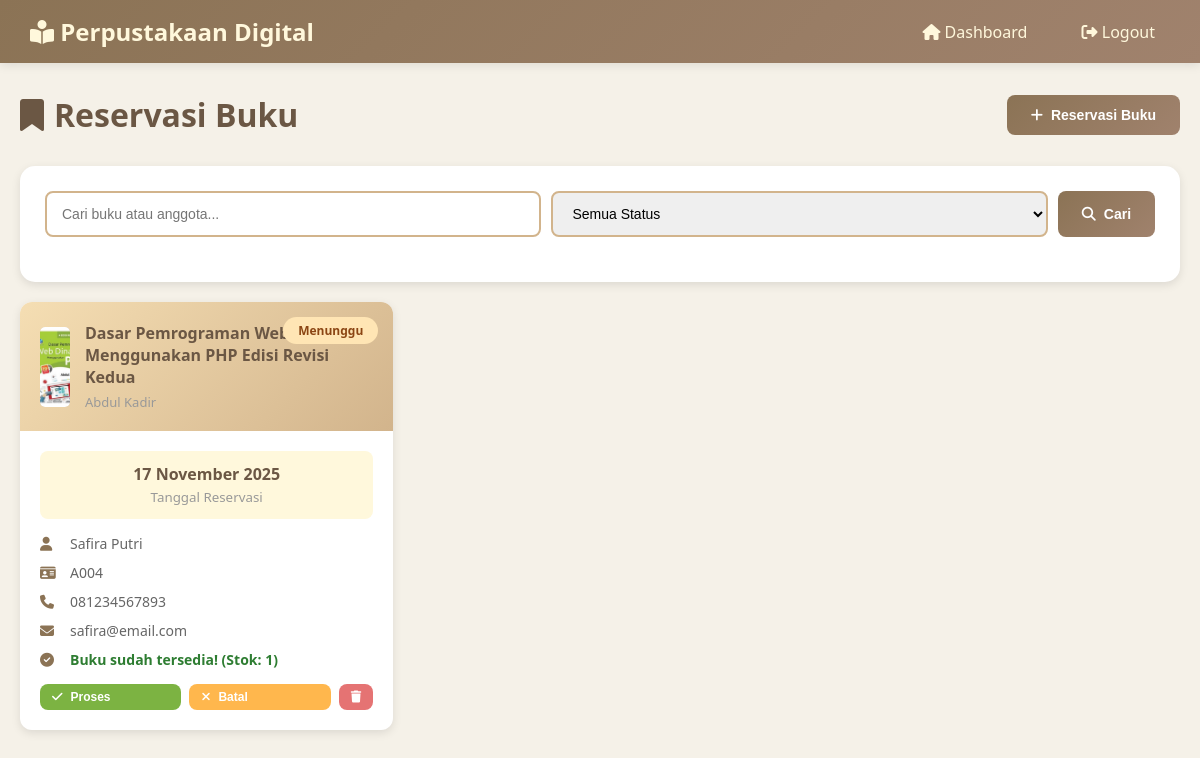
/reservasi.php (signed in), run on the app's committed database.
### tables this page shows
CREATE TABLE `reservasi` (
  `id_reservasi` int(11) NOT NULL,
  `id_anggota` int(11) NOT NULL,
  `id_buku` int(11) NOT NULL,
  `tanggal_reservasi` timestamp NOT NULL DEFAULT current_timestamp(),
  `status` enum('menunggu','diproses','dibatalkan') DEFAULT 'menunggu'
);

CREATE TABLE `buku` (
  `id_buku` int(11) NOT NULL,
  `isbn` varchar(20) DEFAULT NULL,
  `judul` varchar(200) NOT NULL,
  `pengarang` varchar(100) NOT NULL,
  `penerbit` varchar(100) DEFAULT NULL,
  `tahun_terbit` year(4) DEFAULT NULL,
  `id_kategori` int(11) DEFAULT NULL,
  `jumlah_halaman` int(11) DEFAULT NULL,
  `stok` int(11) DEFAULT 0,
  `cover_buku` varchar(255) DEFAULT NULL,
  `deskripsi` text DEFAULT NULL,
  `created_at` timestamp NOT NULL DEFAULT current_timestamp()
);

CREATE TABLE `anggota` (
  `id_anggota` int(11) NOT NULL,
  `nomor_anggota` varchar(20) NOT NULL,
  `nama_lengkap` varchar(100) NOT NULL,
  `jenis_kelamin` enum('L','P') NOT NULL,
  `alamat` text DEFAULT NULL,
  `no_telepon` varchar(15) DEFAULT NULL,
  `email` varchar(100) DEFAULT NULL,
  `tanggal_daftar` date NOT NULL,
  `foto_anggota` varchar(255) DEFAULT NULL,
  `status` enum('aktif','nonaktif') DEFAULT 'aktif'
);

### reservasi.php (the view, shortened to what this page needs)
<?php
require_once 'config.php';
$search = isset($_GET['search']) ? clean_input($_GET['search']) : '';
$query = "SELECT r.*,
          b.judul, b.pengarang, b.cover_buku, b.stok,
          a.nomor_anggota, a.nama_lengkap, a.no_telepon, a.email
          FROM reservasi r
          JOIN buku b ON r.id_buku = b.id_buku
          JOIN anggota a ON r.id_anggota = a.id_anggota
          WHERE 1=1";
$query .= " ORDER BY r.tanggal_reservasi DESC";
$result = mysqli_query($conn, $query);
?>
<!DOCTYPE html>
<html lang="id">
<head>
    <link href="https://cdnjs.cloudflare.com/ajax/libs/font-awesome/6.4.0/css/all.min.css" rel="stylesheet">
</head>
<body>
    <div class="navbar">
        <a href="dashboard.php" class="navbar-brand">
            <i class="fas fa-book-reader"></i> Perpustakaan Digital
        </a>
        <div class="nav-links">
            <a href="dashboard.php"><i class="fas fa-home"></i> Dashboard</a>
            <a href="logout.php"><i class="fas fa-sign-out-alt"></i> Logout</a>
        </div>
    </div>
    <div class="container">
        <div class="page-header">
            <h1><i class="fas fa-bookmark"></i> Reservasi Buku</h1>
            <button class="btn btn-primary" onclick="openModal('addModal')">
                <i class="fas fa-plus"></i> Reservasi Buku
            </button>
        </div>
        <div class="card">
            <form method="GET" class="search-bar">
                <input type="text" name="search" placeholder="Cari buku atau anggota..."
                       value="<?php echo htmlspecialchars($search); ?>">
                <select name="status">
                    <option value="">Semua Status</option>
                </select>
                <button type="submit" class="btn btn-primary">
                    <i class="fas fa-search"></i> Cari
                </button>
            </form>
        </div>
        <div class="reservasi-grid">
            <?php if (mysqli_num_rows($result) > 0): ?>
                <?php while ($reservasi = mysqli_fetch_assoc($result)): ?>
                    <div class="reservasi-card">
                        <div class="reservasi-header">
                            <span class="status-badge <?php echo $reservasi['status']; ?>">
                                <?php echo ucfirst($reservasi['status']); ?>
                            </span>
                            <div class="book-mini">
                                <div class="book-cover-mini">
                                    <?php if ($reservasi['cover_buku']): ?>
                                        <img src="uploads/covers/<?php echo $reservasi['cover_buku']; ?>" alt="">
                                    <?php else: ?>
                                        <i class="fas fa-book"></i>
                                    <?php endif; ?>
                                </div>
                                <div class="book-info-mini">
                                    <h4><?php echo $reservasi['judul']; ?></h4>
                                    <p><?php echo $reservasi['pengarang']; ?></p>
                                </div>
                            </div>
                        </div>
                        <div class="reservasi-body">
                            <div class="date-info">
                                <strong><?php echo date('d F Y', strtotime($reservasi['tanggal_reservasi'])); ?></strong>
                                <small>Tanggal Reservasi</small>
                            </div>
                            <div class="member-info">
                                <div class="info-row">
                                    <i class="fas fa-user"></i>
                                    <span><?php echo $reservasi['nama_lengkap']; ?></span>
                                </div>
                                <div class="info-row">
                                    <i class="fas fa-id-card"></i>
                                    <span><?php echo $reservasi['nomor_anggota']; ?></span>
                                </div>
                                <div class="info-row">
                                    <i class="fas fa-phone"></i>
                                    <span><?php echo $reservasi['no_telepon'] ?: '-'; ?></span>
                                </div>
                                <div class="info-row">
                                    <i class="fas fa-envelope"></i>
                                    <span><?php echo $reservasi['email'] ?: '-'; ?></span>
                                </div>
                                <?php if ($reservasi['stok'] > 0): ?>
                                    <div class="info-row" style="color: #2E7D32;">
                                        <i class="fas fa-check-circle"></i>
                                        <strong>Buku sudah tersedia! (Stok: <?php echo $reservasi['stok']; ?>)</strong>
                                    </div>
                                <?php endif; ?>
                            </div>
                            <div class="reservasi-actions">
                                <?php if ($reservasi['status'] === 'menunggu'): ?>
                                    <button class="btn btn-success btn-sm" style="flex: 1;"
                                            onclick="updateStatus(<?php echo $reservasi['id_reservasi']; ?>, 'diproses')">
                                        <i class="fas fa-check"></i> Proses
                                    </button>
                                    <button class="btn btn-warning btn-sm" style="flex: 1;"
                                            onclick="updateStatus(<?php echo $reservasi['id_reservasi']; ?>, 'dibatalkan')">
                                        <i class="fas fa-times"></i> Batal
                                    </button>
                                <?php endif; ?>
                                <button class="btn btn-danger btn-sm"
                                        onclick="deleteReservasi(<?php echo $reservasi['id_reservasi']; ?>, '<?php echo addslashes($reservasi['judul']); ?>')">
                                    <i class="fas fa-trash"></i>
                                </button>
                            </div>
                        </div>
                    </div>
                <?php endwhile; ?>
            <?php endif; ?>
        </div>
    </div>
</body>
</html>

### reservasi.php (style rules this page uses)
* { margin: 0; padding: 0; box-sizing: border-box; }
body { font-family: 'Segoe UI', Tahoma, Geneva, Verdana, sans-serif; background: #F5F1E8; color: #4A4A4A; }
.navbar { background: linear-gradient(135deg, #8B7355, #A0826D); padding: 15px 30px; box-shadow: 0 2px 10px rgba(0,0,0,0.1); display: flex; justify-content: space-between; align-items: center; }
.navbar-brand { color: #FFF8DC; font-size: 24px; font-weight: bold; text-decoration: none; }
.nav-links a { color: #FFF8DC; text-decoration: none; margin-left: 20px; padding: 8px 15px; border-radius: 5px; transition: all 0.3s; }
.container { max-width: 1400px; margin: 30px auto; padding: 0 20px; }
.page-header { display: flex; justify-content: space-between; align-items: center; margin-bottom: 30px; }
.page-header h1 { color: #6B5744; display: flex; align-items: center; gap: 10px; }
.btn { padding: 12px 24px; border: none; border-radius: 8px; cursor: pointer; font-size: 14px; font-weight: 600; transition: all 0.3s; text-decoration: none; display: inline-flex; align-items: center; gap: 8px; }
.btn-primary { background: linear-gradient(135deg, #8B7355, #A0826D); color: white; }
.btn-success { background: #7CB342; color: white; }
.btn-warning { background: #FFB74D; color: white; }
.btn-danger { background: #E57373; color: white; }
.btn-sm { padding: 6px 12px; font-size: 12px; }
.card { background: white; border-radius: 15px; padding: 25px; box-shadow: 0 3px 10px rgba(0,0,0,0.1); margin-bottom: 20px; }
.search-bar { display: flex; gap: 10px; margin-bottom: 20px; flex-wrap: wrap; }
.search-bar input, .search-bar select { padding: 12px 15px; border: 2px solid #D2B48C; border-radius: 8px; font-size: 14px; flex: 1; min-width: 200px; }
.reservasi-grid { display: grid; grid-template-columns: repeat(auto-fill, minmax(350px, 1fr)); gap: 20px; }
.reservasi-card { background: white; border-radius: 12px; overflow: hidden; box-shadow: 0 3px 10px rgba(0,0,0,0.1); transition: all 0.3s; }
.reservasi-header { background: linear-gradient(135deg, #F5DEB3, #D2B48C); padding: 20px; position: relative; }
.status-badge { position: absolute; top: 15px; right: 15px; padding: 5px 15px; border-radius: 20px; font-size: 12px; font-weight: 600; }
.status-badge.menunggu { background: #FFE5B4; color: #8B4513; }
.book-mini { display: flex; gap: 15px; align-items: center; }
.book-cover-mini { width: 60px; height: 80px; background: #D2B48C; border-radius: 5px; display: flex; align-items: center; justify-content: center; overflow: hidden; }
.book-cover-mini img { width: 100%; height: 100%; object-fit: cover; }
.book-info-mini h4 { color: #6B5744; margin-bottom: 5px; font-size: 16px; }
.book-info-mini p { color: #999; font-size: 13px; }
.reservasi-body { padding: 20px; }
.member-info { display: flex; flex-direction: column; gap: 10px; margin-bottom: 15px; }
.info-row { display: flex; align-items: center; gap: 10px; font-size: 14px; color: #666; }
.info-row i { width: 20px; color: #8B7355; }
.date-info { background: #FFF8DC; padding: 12px; border-radius: 8px; text-align: center; margin-bottom: 15px; }
.date-info strong { display: block; color: #6B5744; font-size: 16px; }
.date-info small { color: #999; }
.reservasi-actions { display: flex; gap: 8px; }

### data on the page
reservasi: status "Menunggu", id_buku.cover_buku (picture), id_buku.judul "Dasar Pemrograman Web Dinamis Menggunakan PHP Edisi Revisi Kedua", id_buku.pengarang "Abdul Kadir", tanggal_reservasi "17 November 2025", id_anggota.nama_lengkap "Safira Putri", id_anggota.nomor_anggota "A004", id_anggota.no_telepon "081234567893", id_anggota.email "safira@email.com", id_buku.stok "1"
